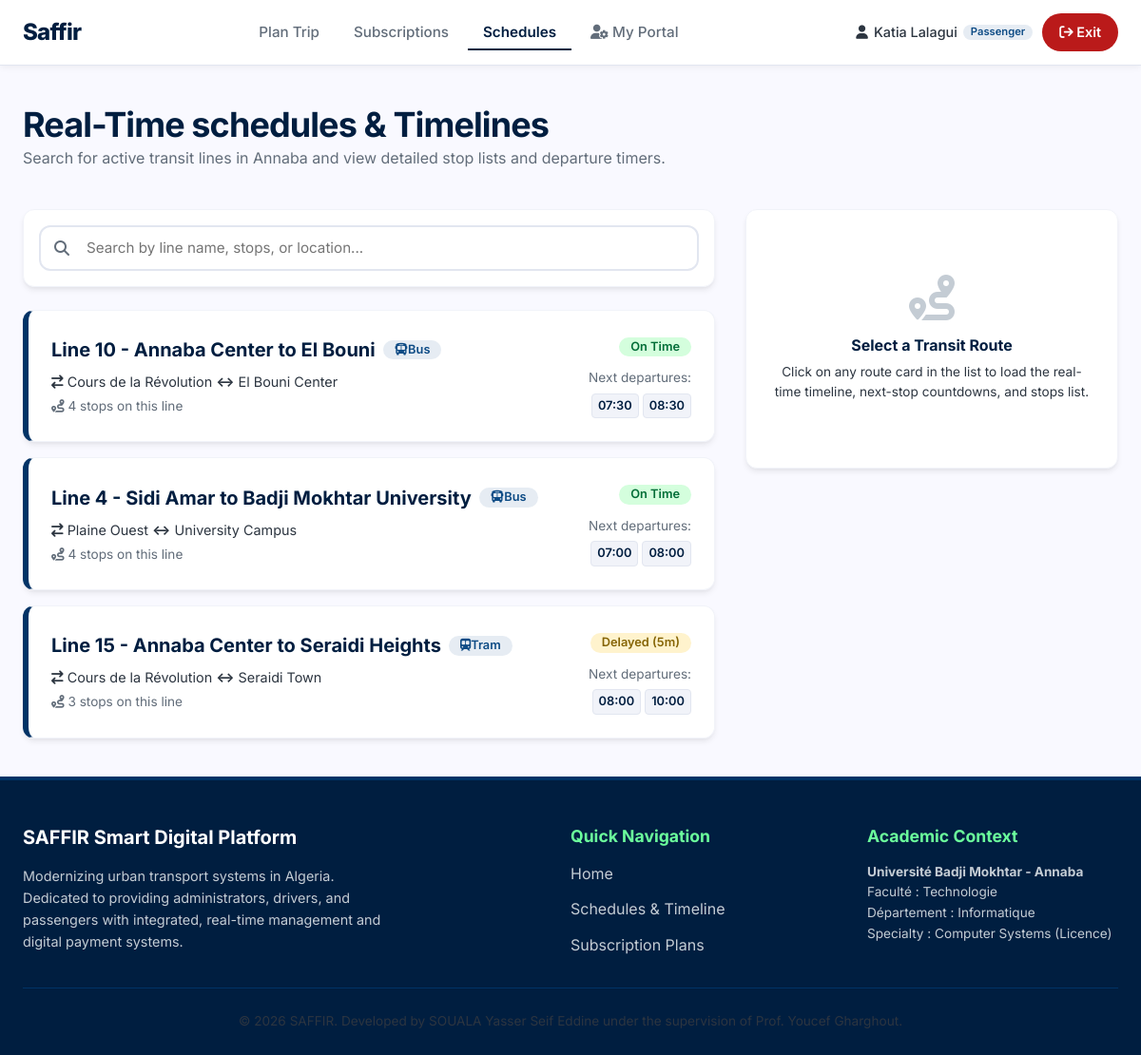
/saffir_schedules.php (signed in), run on the app's committed database.
### tables this page shows
CREATE TABLE users (
            id INTEGER PRIMARY KEY AUTOINCREMENT,
            role TEXT NOT NULL CHECK(role IN ('admin', 'driver', 'passenger')),
            email TEXT UNIQUE NOT NULL,
            name TEXT NOT NULL,
            password_hash TEXT NOT NULL,
            wallet_balance REAL DEFAULT 0.0
        );

CREATE TABLE routes (
            id INTEGER PRIMARY KEY AUTOINCREMENT,
            line_name TEXT NOT NULL,
            start_point TEXT NOT NULL,
            end_point TEXT NOT NULL
        );

### auth.php (called while the page is built, shortened)
<?php
require_once __DIR__ . '/db.php';
function isLoggedIn() {
    return isset($_SESSION['user_id']);
}
function getCurrentUser() {
    global $db;
    try {
        $stmt = $db->prepare("SELECT id, role, email, name, wallet_balance FROM users WHERE id = :id");
        $stmt->execute(['id' => $_SESSION['user_id']]);
        return $stmt->fetch();
    } catch (PDOException $e) {
        return null;
    }
}

### saffir_schedules.php (the view, shortened to what this page needs)
<?php
require_once __DIR__ . '/header.php';
$routes = [];
try {
    $stmt = $db->query("SELECT * FROM routes");
    $routes = $stmt->fetchAll();
} catch (PDOException $e) {
    die("Database Query Error: " . $e->getMessage());
}
$stopsByRoute = [];
try {
    $stmt = $db->query("SELECT * FROM stops ORDER BY route_id, sequence");
    while ($row = $stmt->fetch()) {
        $stopsByRoute[$row['route_id']][] = $row;
    }
} catch (PDOException $e) {
}
$schedulesByRoute = [];
try {
    $stmt = $db->query("SELECT * FROM schedules ORDER BY route_id, departure_time");
    while ($row = $stmt->fetch()) {
        $schedulesByRoute[$row['route_id']][] = $row['departure_time'];
    }
} catch (PDOException $e) {
}
$routeMeta = [
    1 => ['type' => 'Bus', 'status' => 'On Time', 'status_class' => 'badge-success', 'icon' => 'fa-bus'],
    2 => ['type' => 'Bus', 'status' => 'On Time', 'status_class' => 'badge-success', 'icon' => 'fa-bus'],
    3 => ['type' => 'Tram', 'status' => 'Delayed (5m)', 'status_class' => 'badge-warning', 'icon' => 'fa-train-subway']
];
?>
<div class="container animate-slide-in">
    <div style="margin-bottom: 40px;">
        <h1>Real-Time schedules & Timelines</h1>
        <p style="color: var(--grey-600);">Search for active transit lines in Annaba and view detailed stop lists and departure timers.</p>
    </div>
    <div style="display: grid; grid-template-columns: 1.3fr 0.7fr; gap: 32px; align-items: start; min-height: 500px;">
        <div>
            <div class="card" style="padding: 16px; margin-bottom: 24px;">
                <div style="position: relative;">
                    <i class="fa-solid fa-magnifying-glass" style="position: absolute; left: 16px; top: 16px; color: var(--grey-600);"></i>
                    <input type="text" id="routeSearch" onkeyup="filterRoutes()" class="form-control" style="padding-left: 48px;" placeholder="Search by line name, stops, or location...">
                </div>
            </div>
            <div id="routeCardsContainer" style="display: flex; flex-direction: column; gap: 16px;">
                <?php foreach ($routes as $r):
                    $meta = $routeMeta[$r['id']] ?? ['type' => 'Bus', 'status' => 'On Time', 'status_class' => 'badge-success', 'icon' => 'fa-bus'];
                    $scheds = $schedulesByRoute[$r['id']] ?? ['08:00'];
                    $stopsCount = isset($stopsByRoute[$r['id']]) ? count($stopsByRoute[$r['id']]) : 0;
                    $stopsList = isset($stopsByRoute[$r['id']]) ? implode(', ', array_column($stopsByRoute[$r['id']], 'name')) : '';
                ?>
                    <div class="card route-card" data-name="<?php echo htmlspecialchars(strtolower($r['line_name'])); ?>" data-stops="<?php echo htmlspecialchars(strtolower($stopsList)); ?>" onclick="selectRoute(<?php echo $r['id']; ?>)" style="cursor: pointer; border-left: 6px solid var(--primary-container);">
                        <div style="display: flex; justify-content: space-between; align-items: center; flex-wrap: wrap; gap: 16px;">
                            <div>
                                <div style="display: flex; align-items: center; gap: 8px; margin-bottom: 6px;">
                                    <span style="font-size: 1.25rem; font-weight: 700; color: var(--primary);"><?php echo htmlspecialchars($r['line_name']); ?></span>
                                    <span class="badge badge-info"><i class="fa-solid <?php echo $meta['icon']; ?>"></i> <?php echo $meta['type']; ?></span>
                                </div>
                                <p style="font-size: 0.9rem; color: var(--grey-800); margin-bottom: 4px;">
                                    <i class="fa-solid fa-arrow-right-arrow-left"></i> <?php echo htmlspecialchars($r['start_point']); ?> <strong>↔</strong> <?php echo htmlspecialchars($r['end_point']); ?>
                                </p>
                                <p style="font-size: 0.85rem; color: var(--grey-600);">
                                    <i class="fa-solid fa-route"></i> <?php echo $stopsCount; ?> stops on this line
                                </p>
                            </div>
                            <div style="text-align: right; min-width: 140px;">
                                <div style="margin-bottom: 8px;">
                                    <span class="badge <?php echo $meta['status_class']; ?>"><?php echo $meta['status']; ?></span>
                                </div>
                                <span style="font-size: 0.85rem; color: var(--grey-600);">Next departures:</span>
                                <div style="display: flex; gap: 4px; justify-content: flex-end; margin-top: 4px; flex-wrap: wrap;">
                                    <?php
                                    for ($i = 0; $i < min(2, count($scheds)); $i++):
                                    ?>
                                        <span style="background-color: var(--grey-100); border: 1px solid var(--grey-200); padding: 2px 6px; border-radius: 4px; font-size: 0.8rem; font-weight: 600; color: var(--primary);">
                                            <?php echo htmlspecialchars($scheds[$i]); ?>
                                        </span>
                                    <?php endfor; ?>
                                </div>
                            </div>
                        </div>
                    </div>
                <?php endforeach; ?>
            </div>
        </div>
        <div class="card" id="timelineContainer" style="position: sticky; top: 100px; padding: 28px;">
            <div id="timelineDefaultMsg" style="text-align: center; padding: 40px 0; color: var(--grey-600);">
                <i class="fa-solid fa-route" style="font-size: 3rem; color: var(--grey-300); margin-bottom: 16px; display: block;"></i>
                <h4>Select a Transit Route</h4>
                <p style="font-size: 0.85rem; margin-top: 8px;">Click on any route card in the list to load the real-time timeline, next-stop countdowns, and stops list.</p>
            </div>
        </div>
    </div>
</div>
<?php require_once __DIR__ . '/footer.php'; ?>

### header.php (shortened to what this page needs)
<?php
require_once __DIR__ . '/auth.php';
$user = getCurrentUser();
$currentPage = basename($_SERVER['PHP_SELF']);
?>
<!DOCTYPE html>
<html lang="en">
<head>
    <link rel="stylesheet" href="style.css">
    <link rel="stylesheet" href="https://cdnjs.cloudflare.com/ajax/libs/font-awesome/6.4.0/css/all.min.css">
</head>
<body>
<header>
    <div class="container header-nav">
        <a href="saffir_home_animated.php" class="logo">Saffir</a>
        <nav>
            <ul class="nav-links">
                <li class="<?php echo $currentPage === 'saffir_home_animated.php' ? 'active' : ''; ?>">
                    <a href="saffir_home_animated.php">Plan Trip</a>
                </li>
                <li class="<?php echo $currentPage === 'metroflow_subscriptions_offers.php' ? 'active' : ''; ?>">
                    <a href="metroflow_subscriptions_offers.php">Subscriptions</a>
                </li>
                <li class="<?php echo $currentPage === 'saffir_schedules.php' ? 'active' : ''; ?>">
                    <a href="saffir_schedules.php">Schedules</a>
                </li>
                <?php if ($user): ?>
                    <?php if ($user['role'] === 'admin'): ?>
                        <li class="<?php echo $currentPage === 'saffir_admin_dashboard.php' ? 'active' : ''; ?>">
                            <a href="saffir_admin_dashboard.php"><i class="fa-solid fa-gauge-high"></i> Admin</a>
                        </li>
                    <?php elseif ($user['role'] === 'driver'): ?>
                        <li class="<?php echo $currentPage === 'saffir_driver_home.php' ? 'active' : ''; ?>">
                            <a href="saffir_driver_home.php"><i class="fa-solid fa-road"></i> My Shift</a>
                        </li>
                    <?php elseif ($user['role'] === 'passenger'): ?>
                        <li class="<?php echo $currentPage === 'saffir_interactive_dashboard.php' ? 'active' : ''; ?>">
                            <a href="saffir_interactive_dashboard.php"><i class="fa-solid fa-user-gear"></i> My Portal</a>
                        </li>
                    <?php endif; ?>
                <?php endif; ?>
            </ul>
        </nav>
        <div class="nav-auth">
            <?php if ($user): ?>
                <span class="nav-user">
                    <i class="fa-solid fa-user"></i>
                    <?php echo htmlspecialchars($user['name']); ?>
                    <span class="badge badge-info" style="font-size: 0.7rem; padding: 2px 8px;"><?php echo ucfirst($user['role']); ?></span>
                </span>
                <a href="metroflow_join_us.php?action=logout" class="btn-nav-logout">
                    <i class="fa-solid fa-arrow-right-from-bracket"></i> Exit
                </a>
            <?php else: ?>
                <a href="metroflow_join_us.php" class="btn-nav-login">Login</a>
                <a href="metroflow_join_us.php" class="btn-nav-signup">Sign Up</a>
            <?php endif; ?>
        </div>
    </div>
</header>
<main style="flex: 1; padding: 40px 0;">

### style.css (style rules this page uses)
:root { --primary: #001E40; --primary-container: #003366; --primary-light: #0d4b85; --secondary: #006D37; --secondary-container: #6BFE9C; --secondary-light: #d4fedd; --surface: #F9F9FF; --on-surface: #111C2C; --error: #BA1A1A; --error-container: #FFDAD9; --white: #FFFFFF; --grey-100: #F1F3F9; --grey-200: #E2E6F0; --grey-300: #C4CCD4; --grey-600: #626D7A; --grey-800: #2C3540; --shadow-sm: 0 1px 3px rgba(0,0,0,0.05), 0 1px 2px rgba(0,0,0,0.1); --shadow-md: 0 4px 6px -1px rgba(0, 0, 0, 0.08), 0 2px 4px -1px rgba(0, 0, 0, 0.04); --shadow-lg: 0 10px 15px -3px rgba(0, 0, 0, 0.08), 0 4px 6px -2px rgba(0, 0, 0, 0.04); --shadow-glass: 0 8px 32px 0 rgba(0, 30, 64, 0.08); --border-radius-sm: 6px; --border-radius-md: 12px; --border-radius-lg: 20px; --transition-smooth: all 0.3s cubic-bezier(0.4, 0, 0.2, 1); }
* { box-sizing: border-box; margin: 0; padding: 0; }
body { font-family: 'Inter', -apple-system, BlinkMacSystemFont, "Segoe UI", Roboto, Helvetica, Arial, sans-serif; background-color: var(--surface); color: var(--on-surface); line-height: 1.6; display: flex; flex-direction: column; min-height: 100vh; overflow-x: hidden; }
main { flex: 1; }
h1, h2, h3, h4, h5, h6 { font-weight: 700; color: var(--primary); line-height: 1.25; }
h1 { font-size: 2.25rem; letter-spacing: -0.025em; }
p { color: var(--grey-800); }
a { color: var(--primary-light); text-decoration: none; transition: var(--transition-smooth); }
.container { width: 100%; max-width: 1280px; margin: 0 auto; padding: 0 24px; }
header { background-color: var(--white); position: sticky; top: 0; z-index: 100; box-shadow: 0 1px 8px rgba(0,0,0,0.07); border-bottom: 1px solid var(--grey-200); }
.header-nav { display: flex; justify-content: space-between; align-items: center; height: 68px; }
.logo { font-weight: 800; font-size: 1.5rem; color: var(--primary); letter-spacing: -0.03em; text-decoration: none; }
.nav-links { display: flex; list-style: none; gap: 4px; align-items: center; }
.nav-links a { color: var(--grey-600); padding: 8px 16px; font-weight: 500; font-size: 0.95rem; border-bottom: 2px solid transparent; border-radius: 0; transition: var(--transition-smooth); }
.nav-links li.active a { color: var(--primary); font-weight: 600; border-bottom: 2px solid var(--primary); background: none; }
.nav-auth { display: flex; align-items: center; gap: 10px; }
.nav-user { font-size: 0.9rem; color: var(--grey-800); font-weight: 500; display: flex; align-items: center; gap: 6px; }
.btn-nav-logout { background-color: var(--error); color: var(--white) !important; font-weight: 600; font-size: 0.9rem; padding: 8px 18px; border-radius: 50px; transition: var(--transition-smooth); }
.card { background-color: var(--white); border-radius: var(--border-radius-md); padding: 24px; box-shadow: var(--shadow-md); border: 1px solid var(--grey-100); transition: var(--transition-smooth); }
.form-control { width: 100%; min-height: 48px; padding: 0 16px; font-family: inherit; font-size: 0.95rem; border: 2px solid var(--grey-200); border-radius: var(--border-radius-md); outline: none; transition: var(--transition-smooth); background-color: var(--white); }
.badge { display: inline-flex; align-items: center; justify-content: center; padding: 4px 12px; border-radius: 50px; font-size: 0.8rem; font-weight: 600; line-height: 1; }
.badge-success { background-color: var(--secondary-light); color: var(--secondary); }
.badge-warning { background-color: #FFF3CD; color: #856404; }
.badge-info { background-color: rgba(13, 75, 133, 0.1); color: var(--primary-light); }
.animate-slide-in { animation: slideIn 0.6s cubic-bezier(0.16, 1, 0.3, 1) forwards; }

### data on the page
users: name "Katia Lalagui", role "Passenger"
routes: line_name "Line 10 - Annaba Center to El Bouni", id "Bus", start_point "Cours de la Révolution", end_point "El Bouni Center", id "4", id "On Time", id "07:30", id "08:30"
routes: line_name "Line 4 - Sidi Amar to Badji Mokhtar University", id "Bus", start_point "Plaine Ouest", end_point "University Campus", id "4", id "On Time", id "07:00", id "08:00"
routes: line_name "Line 15 - Annaba Center to Seraidi Heights", id "Tram", start_point "Cours de la Révolution", end_point "Seraidi Town", id "3", id "Delayed (5m)", id "08:00", id "10:00"
